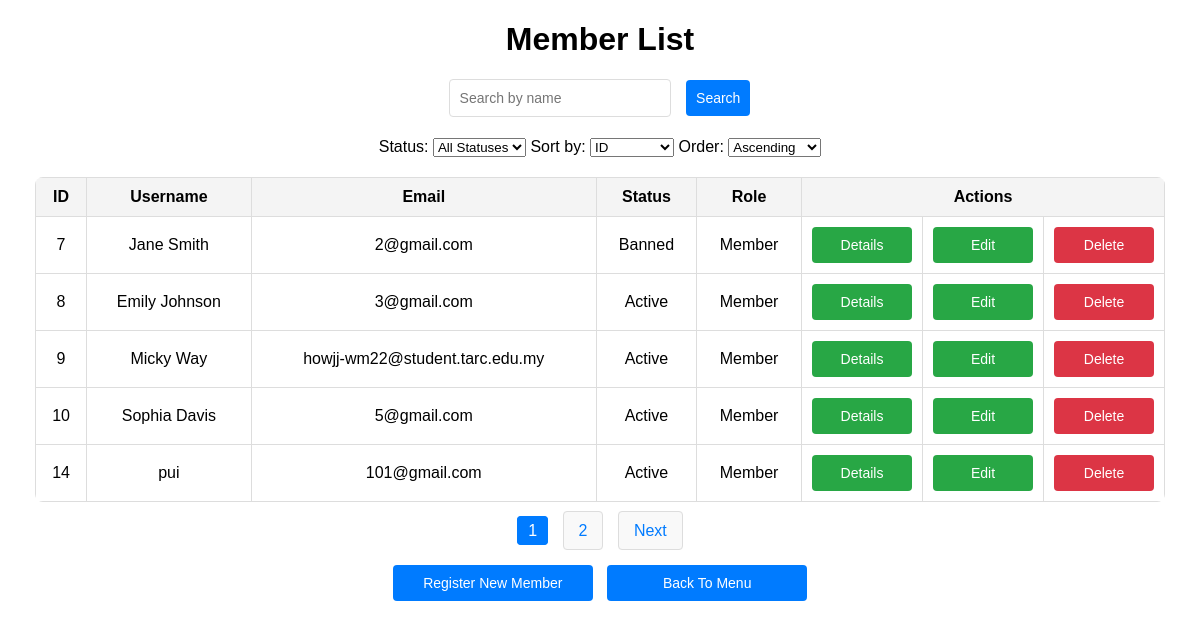
/admin/memberList.php (signed in), run on an earlier commit of the app's database.
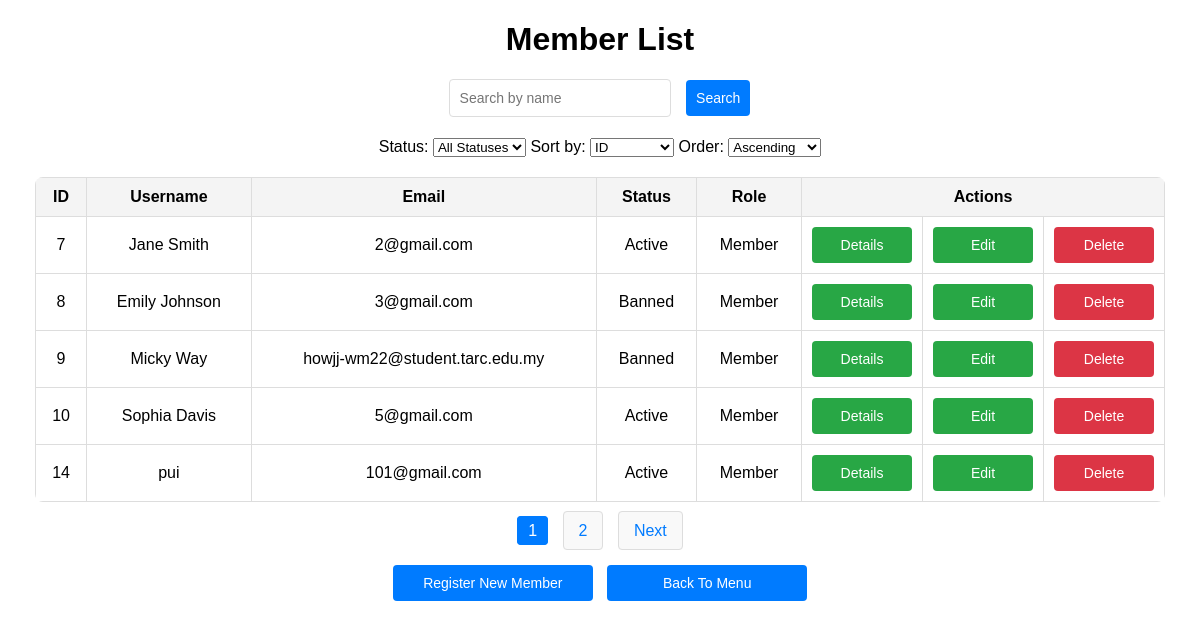
And on a later commit of the database.
### tables this page shows
CREATE TABLE `user` (
  `user_id` int(11) NOT NULL AUTO_INCREMENT,
  `name` varchar(100) NOT NULL,
  `email` varchar(100) NOT NULL,
  `password` varchar(100) NOT NULL,
  `gender` varchar(10) NOT NULL,
  `birthday` date NOT NULL,
  `photo` varchar(100) NOT NULL,
  `role` varchar(100) NOT NULL,
  `status` varchar(20) NOT NULL,
  `failed_attempts` int(11) DEFAULT 0,
  `last_failed_attempt` datetime DEFAULT NULL,
  `banned_until` datetime DEFAULT NULL,
  `last_login_time` datetime DEFAULT NULL,
  `login_count` int(11) DEFAULT 0,
  `last_login_event_time` datetime DEFAULT NULL,
  `deactivated_at` datetime DEFAULT NULL,
  PRIMARY KEY (`user_id`),
  UNIQUE KEY `email` (`email`)
);

### admin/memberList.php (the view, shortened to what the changed rows need)
<?php
include '../_base.php';
include '../_head.php';
$search_query = isset($_GET['search']) ? trim($_GET['search']) : '';
$page = isset($_GET['page']) ? (int)$_GET['page'] : 1;
$records_per_page = 5;
$offset = ($page - 1) * $records_per_page;
$sort_by = isset($_GET['sort_by']) ? $_GET['sort_by'] : 'user_id';
$sort_order = isset($_GET['sort_order']) ? $_GET['sort_order'] : 'ASC';
$sql = 'SELECT * FROM user WHERE role = ?';
$params = ['Member'];
$sql .= ' ORDER BY ' . $sort_by . ' ' . $sort_order;
$sql .= ' LIMIT ' . $records_per_page . ' OFFSET ' . $offset;
$stm = $_db->prepare($sql);
$stm->execute($params);
$members = $stm->fetchAll(PDO::FETCH_OBJ);
?>
<!DOCTYPE html>
<html lang="en">
<head>
    <link rel="stylesheet" href="../css/memberList.css">
</head>
<body>
    <div class="container">
        <h1>Member List</h1>
        <?php if ($members): ?>
            <table>
                <thead>
                    <tr>
                        <th>ID</th>
                        <th>Username</th>
                        <th>Email</th>
                        <th>Status</th>
                        <th>Role</th>
                        <th colspan="3">Actions</th>
                    </tr>
                </thead>
                <tbody>
                    <?php foreach ($members as $member): ?>
                        <tr>
                            <td><?= htmlspecialchars($member->user_id) ?></td>
                            <td><?= htmlspecialchars($member->name) ?></td>
                            <td><?= htmlspecialchars($member->email) ?></td>
                            <td><?= htmlspecialchars($member->status) ?></td>
                            <td><?= htmlspecialchars($member->role) ?></td>
                            <td class="actions">
                                <a href="memberDetails.php?user_id=<?= $member->user_id ?>&page=<?= $page ?>&search=<?= urlencode($search_query) ?>&sort_by=<?= urlencode($sort_by) ?>&sort_order=<?= urlencode($sort_order) ?>">
                                    <button>Details</button>
                                </a>
                            </td>
                            <td class="actions">
                                <a href="editMember.php?user_id=<?= $member->user_id ?>&page=<?= $page ?>&search=<?= urlencode($search_query) ?>&sort_by=<?= urlencode($sort_by) ?>&sort_order=<?= urlencode($sort_order) ?>">
                                    <button>Edit</button>
                                </a>
                            </td>
                            <td class="delete">
                                <form action="deleteMember.php?user_id=<?= $member->user_id ?>" method="post" style="display:inline;">
                                    <button type="submit" onclick="return confirm('Are you sure you want to delete this member?');">Delete</button>
                                </form>
                            </td>
                        </tr>
                    <?php endforeach; ?>
                </tbody>
            </table>
        <?php else: ?>
            <p class="no-results">No members found.</p>
        <?php endif; ?>
    </div>
</body>
</html>

What changed in the data, as far as the page shows it:
changed user "Jane Smith": status "Banned" → "Active"
changed user "Emily Johnson": status "Active" → "Banned"
changed user "Micky Way": status "Active" → "Banned"
